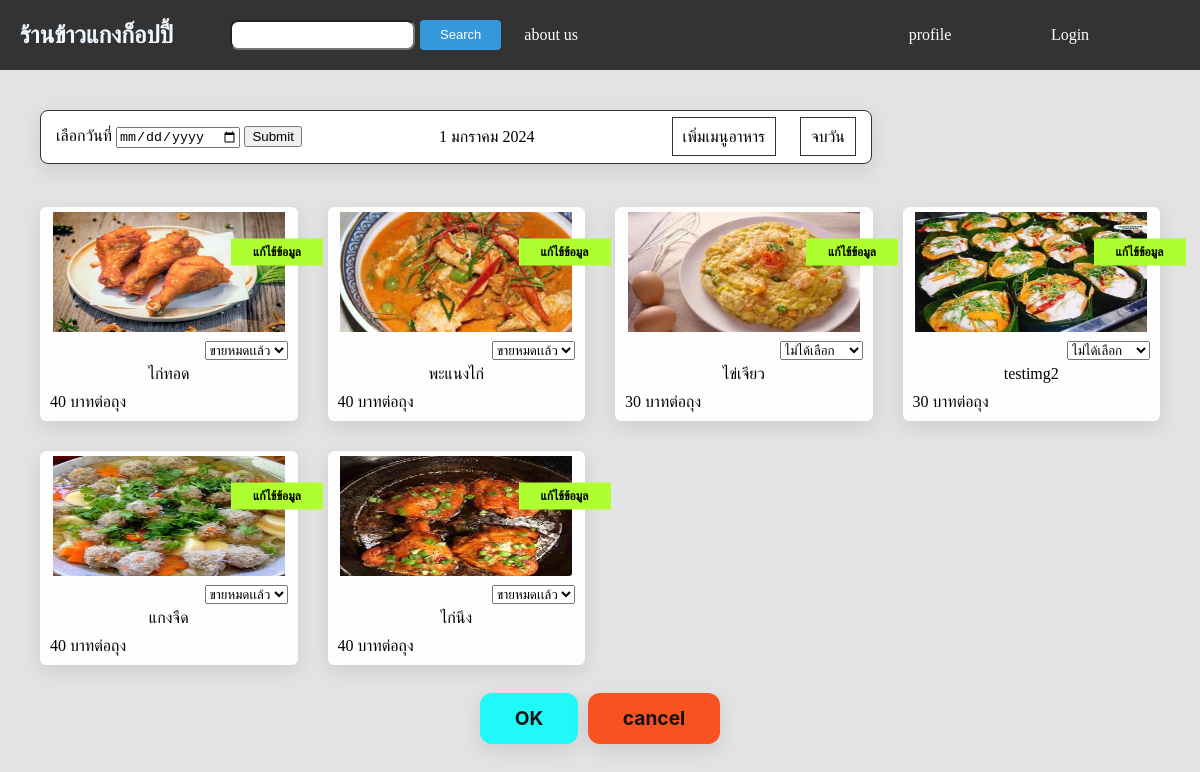
Before: /managefood/ with the older database file.
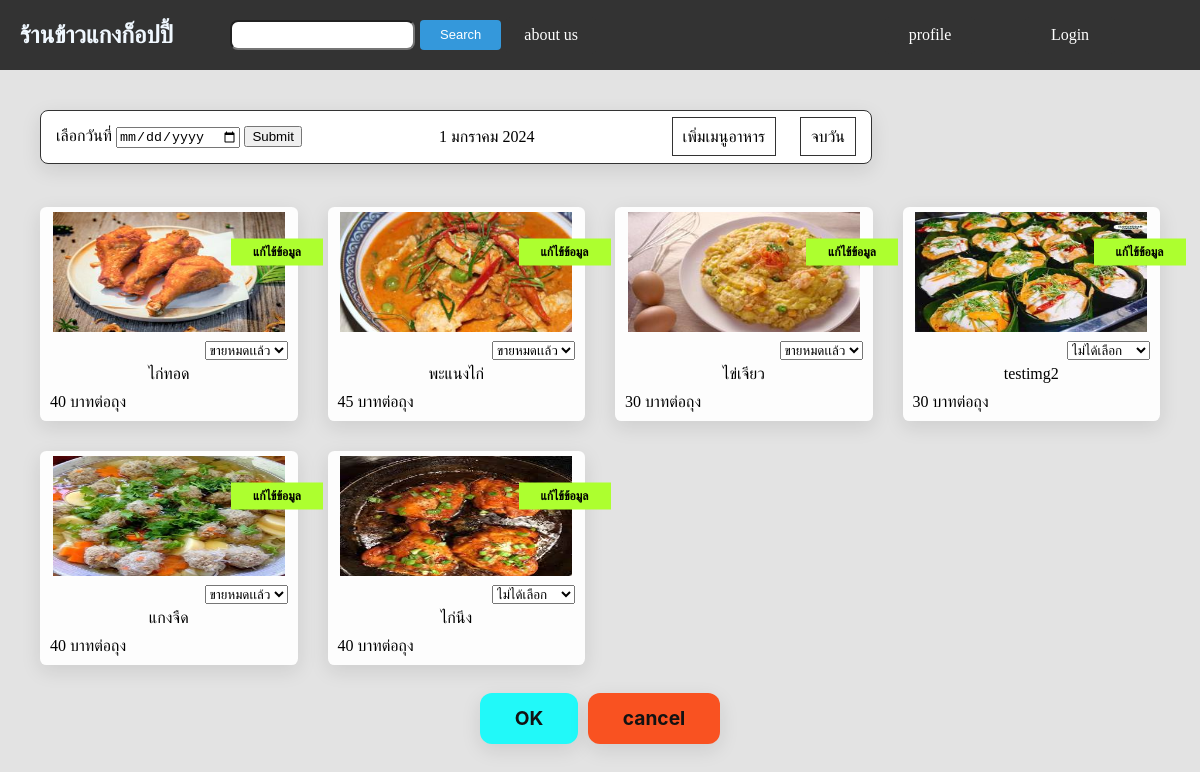
After: the same page with the newer database file.
### app/models.py (models this page shows, shortened)
class Food(models.Model):
    name = models.CharField(max_length=100)
    price = models.IntegerField(default=0)
    unit = models.CharField(max_length=100,default='บาทต่อถุง')
    score = models.FloatField(default=0,blank=True,null=True)
    quantity_review = models.IntegerField(default=0,blank=True,null=True)
    image = models.ImageField(upload_to='media/image/',blank=True,null=True)
    options = models.CharField(max_length=20, choices=(
        ('notchoose', 'ไม่ได้เลือก'),
        ('onsale', 'วางขาย'),
        ('soldout', 'ขายหมดแล้ว'),
    ), default='notchoose')

### app/views.py (the view)
# urls.py: path('managefood/',managefood,name='managefood'),
def managefood(req, date=None):
    print(date)
    if req.method == 'POST':
        food_ids = req.POST.getlist('food_id')
        print(food_ids)
        options = req.POST.getlist('options')
        print(options)
        if len(food_ids) == len(options):
            for id, option in zip(food_ids, options):
                food_item = Food.objects.get(pk=id)
                print(food_item, f'pass {option}')
                if option == 'notchoose':
                    found = Historysale.objects.filter(food_id=food_item.id, date_field=date)
                    print(found)
                    if found.exists():
                        food_item.options = option
                        food_item.save()
                        found.delete()
                        print('ลบสำเร็จ (Deletion successful)')
                    else:
                        print('ไม่พบข้อมูลในฐานข้อมูล (Data not found in the database)')
                elif option in ['onsale', 'soldout']:
                    if Historysale.objects.filter(food_id=food_item.id, date_field=date).exists():
                        if food_item.options != option:
                            food_item.options = option
                            food_item.save()
                            print('เปลี่ยนแปลงข้อมูลสำเร็จ (Data changed successfully)')
                        else:
                            print('ไม่มีการเปลี่ยนแปลง (No changes made)')
                    else:
                        food_item.options = option
                        food_item.save()
                        history_sale = Historysale.objects.create(food=food_item, date_field=date)
                        print('เซฟข้อมูลลงฐานข้อมูลได้ (Saved data to the database)')
        return redirect('managefood')
    else:
        food = Food.objects.all()
        form_date = DateForm()
        get_date = getdate()
        thai_date = getdate(None,get_date)
        context ={
            'date':get_date,
            'thai_date':thai_date,
            'food':food,
            'form':form_date,
        }
        return render(req,'app/managefood.html',context)

### app/forms.py
class DateForm(forms.ModelForm):
    class Meta:
        model = Historysale
        fields = ['date_field']
        widgets = {
            'date_field': forms.DateInput(attrs={'type': 'date'})
        }

### app/templates/app/managefood.html (shortened to what this page needs)
<!DOCTYPE html>
<html lang="th">
<head>
</head>
<body>
    {% include 'app/navbar.html' %}
    <div class="containerbody">
        <div class="container">
            <div class="managebar">
                <form action="/select_date/" method="post">
                    <label for="id_my_date_field">เลือกวันที่</label>
                    {{ form.date_field }}
                    <button type="submit">Submit</button>
                </form>
                <div class="showdate">{{thai_date}}</div>
                <div class="rightbar">
                    <a href="/create/" class="addfood">เพิ่มเมนูอาหาร</a>
                    <a href="#" class="clearfood" onclick="openPopup()">จบวัน</a>
                </div>
            </div>
        </div>
    </div>
    <form class="submit_sales" method="post" action="/managefood/{{date}}/">
        <div class="container-area">
            {%for f in food %}
                        <div class="boxlistfood">
                            {%if f.image %}
                            <div class="image-food">
                                <img src="{{f.image.url}}" alt="food-image">
                                <div class="overlay">
                                    <a href="/updatefood/{{f.id}}/" class="change-data">แก้ไข้ข้อมูล</a>
                                </div>
                            </div>
                            {%endif%}
                            <div class="options_sale">
                                {%if f.options == 'soldout'%}
                                <select name="options" id="option_{{f.id}}">
                                    <option value="soldout">ขายหมดเเล้ว</option>
                                </select>
                                {%endif%}
                                {%if f.options == 'notchoose'%}
                                <select name="options" id="option_{{f.id}}">
                                    <option value="notchoose">ไม่ได้เลือก</option>
                                </select>
                                {%endif%}
                            </div>
                            <div class="foodname">{{f.name}}</div>
                            <div class="detail_food">
                            <div>{{f.price}} {{f.unit}}</div>
                            </div>
                        </div>
            {%endfor%}
        </div>
        <div class="box-button">
            <div class="button-submit">
                <button class="btn-ok" type="submit">OK</button>
                <a class="btn-cancel" href="/managefood/">cancel</a>
            </div>
        </div>
    </form>
</body>
</html>

Changed rows visible on the page:
changed Food "พะแนงไก่": price "40" → "45"
changed Food "ไข่เจียว": options "ไม่ได้เลือก" → "ขายหมดเเล้ว"
changed Food "ไก่นึง": options "ขายหมดเเล้ว" → "ไม่ได้เลือก"
